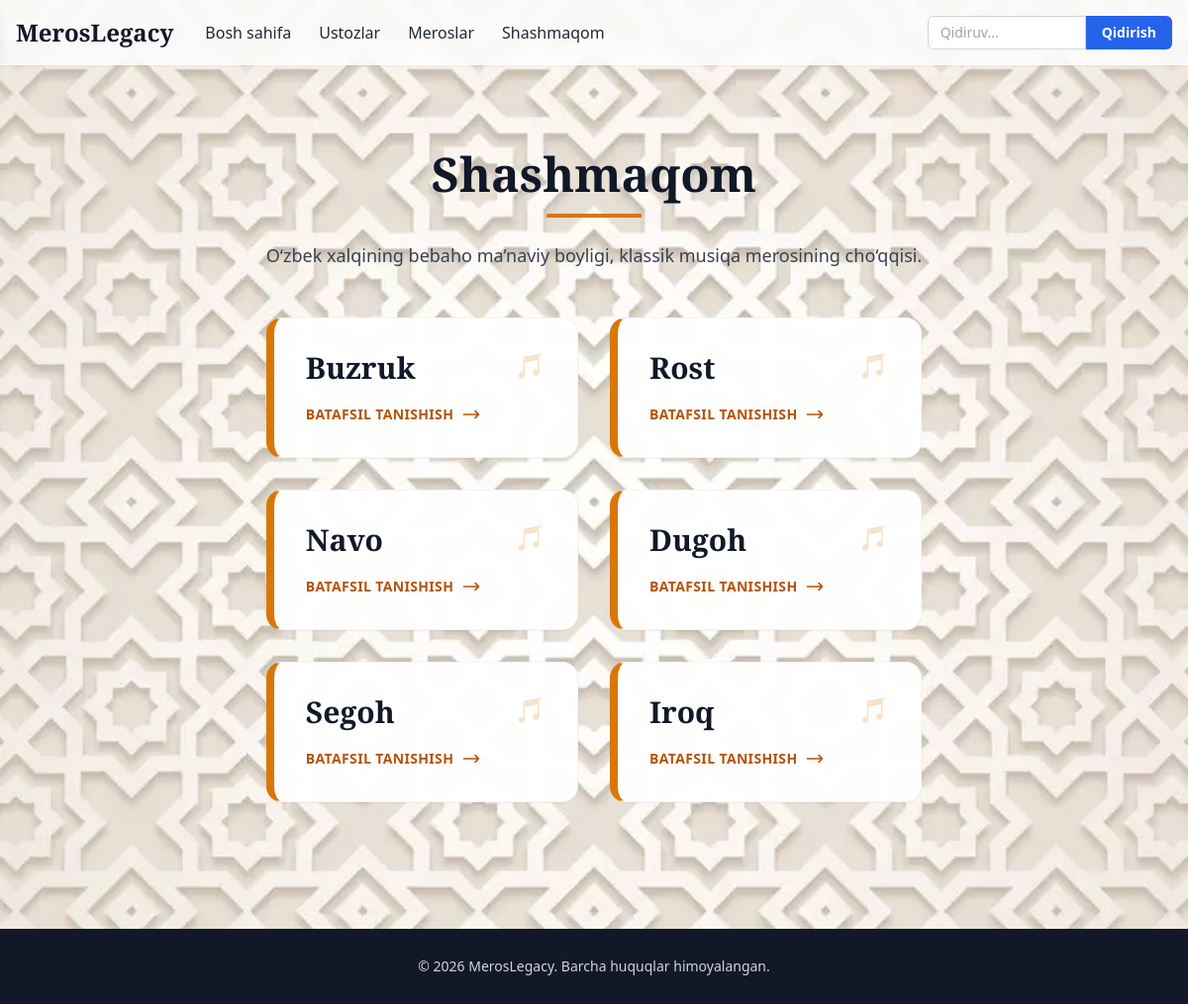
/maqomlar/, run on the app's committed database.
### index/models.py (models this page shows, shortened)
class Makom(models.Model):
    name = models.CharField(max_length=100)
    slug = models.SlugField(unique=True, blank=True)

### index/views.py (the view)
# urls.py: path("maqomlar/", views.makom_list, name="makom_list"),
def makom_list(request):
    makomlar = Makom.objects.all()
    return render(request, "makom_list.html", {"makomlar": makomlar})

### index/templates/makom_list.html (shortened to what this page needs)
{% extends 'base.html' %}
{% load static %}
{% block content %}
<div class="max-w-6xl mx-auto px-4 py-10 md:py-16">
    <div class="text-center mb-12">
        <h1 class="font-playfair text-4xl md:text-5xl font-bold text-gray-900 mb-4">
            Shashmaqom
        </h1>
        <div class="w-24 h-1 bg-amber-600 mx-auto mb-6"></div>
        <p class="text-gray-700 max-w-2xl mx-auto text-lg leading-relaxed">
            O‘zbek xalqining bebaho ma’naviy boyligi, klassik musiqa merosining cho‘qqisi.
        </p>
    </div>
    <div class="grid grid-cols-1 md:grid-cols-2 gap-6 lg:gap-8">
        {% for makom in makomlar %}
            <div class="group bg-white/95 backdrop-blur-sm rounded-2xl shadow-sm border-l-8 border-l-amber-600 p-6 md:p-8 hover:shadow-xl transition-all duration-300 flex flex-col justify-between border-y border-r border-gray-100">
                <div>
                    <div class="flex justify-between items-start mb-4">
                        <h2 class="font-playfair text-2xl md:text-3xl font-bold text-gray-900 group-hover:text-amber-700 transition">
                            <a href="{% url 'makom_detail' slug=makom.slug %}">{{ makom.name }}</a>
                        </h2>
                        <span class="text-amber-600 opacity-20 group-hover:opacity-100 transition duration-500">
                            <svg class="w-8 h-8" fill="currentColor" viewBox="0 0 20 20">
                                <path d="M18 3a1 1 0 00-1.196-.98l-10 2A1 1 0 006 5v9.114A2.48 2.48 0 005 14c-1.105 0-2 .895-2 2s.895 2 2 2 2-.895 2-2V7.82l8-1.6v5.894A2.48 2.48 0 0014 12c-1.105 0-2 .895-2 2s.895 2 2 2 2-.895 2-2V3z"></path>
                            </svg>
                        </span>
                    </div>
                </div>
                <div class="mt-auto">
                    <a href="{% url 'makom_detail' slug=makom.slug %}" class="inline-flex items-center text-amber-700 font-bold hover:text-amber-900 transition tracking-wide uppercase text-sm">
                        Batafsil tanishish
                        <svg class="w-5 h-5 ml-2 group-hover:translate-x-2 transition-transform" fill="none" stroke="currentColor" viewBox="0 0 24 24">
                            <path stroke-linecap="round" stroke-linejoin="round" stroke-width="2" d="M17 8l4 4m0 0l-4 4m4-4H3"/>
                        </svg>
                    </a>
                </div>
            </div>
        {% empty %}
            <div class="col-span-full text-center py-20 bg-white/70 backdrop-blur rounded-3xl border border-gray-200 shadow-inner">
                <p class="text-gray-500 text-xl font-playfair italic">Hozircha maqomlar mavjud emas.</p>
            </div>
        {% endfor %}
    </div>
</div>
{% endblock %}

### index/templates/base.html (style rules this page uses)
html { font-family: 'Open Sans', sans-serif; }
.font-playfair { font-family: 'Playfair Display', serif; }

### data on the page
Makom: name "Buzruk"
Makom: name "Rost"
Makom: name "Navo"
Makom: name "Dugoh"
Makom: name "Segoh"
Makom: name "Iroq"
